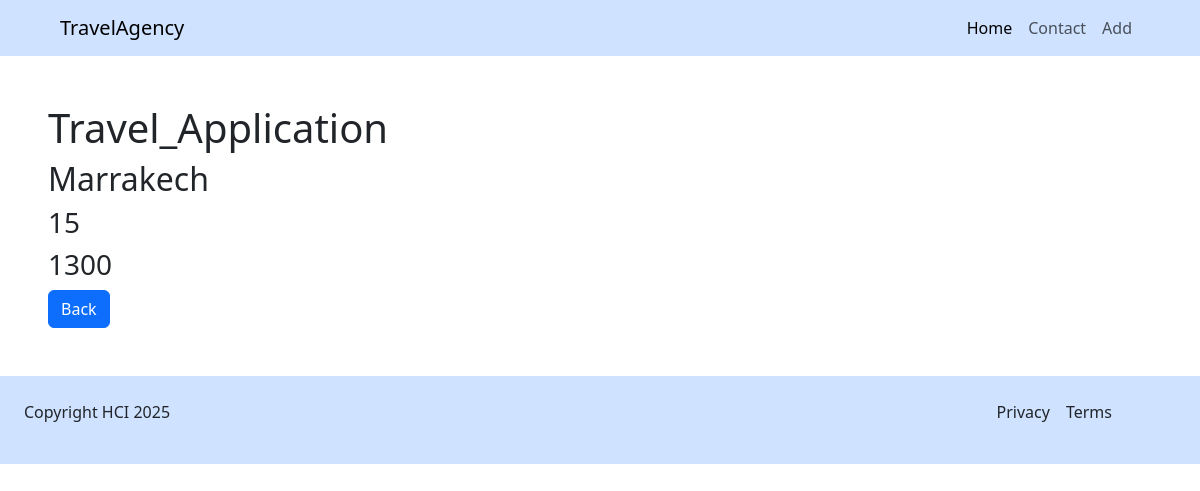
Screenshot of /details/3 with the database file from the repository.
### Travel_Application/models.py (models this page shows, shortened)
class Travel(models.Model):
    place = models.CharField(max_length=100, null=True, blank=True)
    price = models.IntegerField(null=True, blank=True)
    duration = models.IntegerField(null=True, blank=True)
    image = models.ImageField(upload_to='TravelPhotos/',null=True, blank=True)
    touristGuide = models.ForeignKey('TouristGuide', on_delete=models.CASCADE, null=True, blank=True, related_name='guides')

### Travel_Application/views.py (the view)
# urls.py: path('details/<travel_id>', details, name='details'),
def details(request, travel_id):
    travel = Travel.objects.filter(id=travel_id).first()
    context = {'travel_data': travel, 'app_name': 'Travel_Application'}
    return render(request, 'details.html', context)

### Travel_Application/templates/details.html
{% extends 'base.html' %}
{% load static %}
{% block content %}
    <div class="m-5">
        <h1>{{ app_name }}</h1>
        <h2>{{ travel_data.place }}</h2>
        <h3>{{ travel_data.duration }}</h3>
        <h3>{{ travel_data.price }}</h3>
        <a href="{% url 'index' %}" class="btn btn-primary">Back</a>
    </div>
{% endblock %}

### Travel_Application/templates/base.html (style rules this page uses)
body, html { overflow-x: hidden; }

### rows the page displays
Travel: place "Marrakech", duration "15", price "1300"

### other values shown
{{ app_name }} "Travel_Application"
